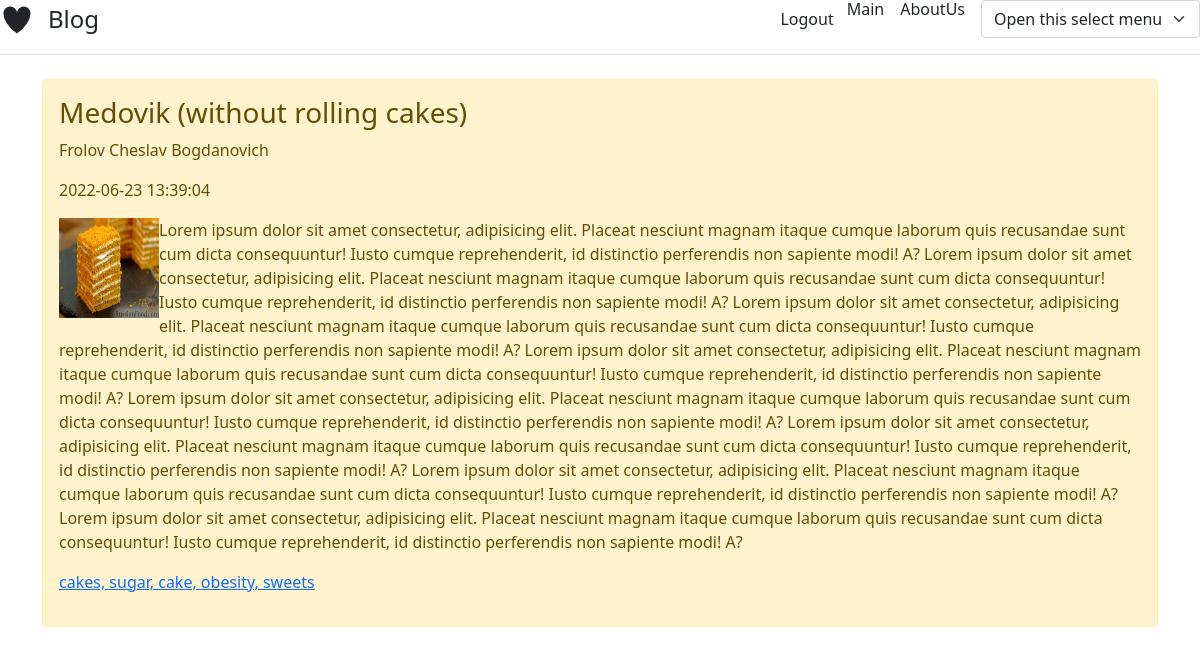
Screenshot of /blog_cake_php/articles/tort6.php with the database file from the repository.
### tables this page shows
CREATE TABLE `blog_tb` (
  `id` int NOT NULL,
  `title` varchar(255) DEFAULT NULL,
  `content` text,
  `author` varchar(255) DEFAULT NULL,
  `tags` varchar(255) DEFAULT NULL,
  `date` datetime NOT NULL DEFAULT CURRENT_TIMESTAMP,
  `image` varchar(255) DEFAULT NULL
);

### blog_cake_php/articles/tort6.php (the view, shortened to what this page needs)
<?php
                     include "../header/header.php";
                     include "../db_config.php";
                     $sql = "SELECT * FROM blog_tb WHERE id = 6"; if($result = $conn->query($sql)){
                     foreach($result as $row){
                     echo '<div class="alert alert-warning mt-2">';
                     echo '<h3>' . $row['title'] . '</h3>';
                     echo '<p>' . $row['author'] . '</p>';
                     echo '<p>' . $row['date'] . '</p>';
                     echo '<img style="float: left;" src = "../' . $row['image'] . '" width = "100px" height = "100px"/>';
                     echo '<p>' . $row['content'] . '</p>';
                     echo '<p><a href="index.php">' . $row['tags'] . '</a></p>';
                     echo '</div>';
                    } $result->free();
                    } else{
                    echo "Errors: " . $conn->error;
                    }
                    include "../footer/footer.php";
                    ?>

### rows the page displays
blog_tb: title "Medovik (without rolling cakes)", author "Frolov Cheslav Bogdanovich", date "2022-06-23 13:39:04", image (picture), content "Lorem ipsum dolor sit amet consectetur, adipisicing elit. Placeat nesciunt magnam itaque cumque laborum quis recusandae sunt cum dicta consequuntur! Iusto cumque reprehenderit, id distinctio perferendis non sapiente modi! A? Lorem ipsum dolor sit amet consectetur, adipisicing elit. Placeat nesciunt magnam itaque cumque laborum quis recusandae sunt cum dicta consequuntur! Iusto cumque reprehenderit, id distinctio perferendis non sapiente modi! A? Lorem ipsum dolor sit amet consectetur, adipisicing elit. Placeat nesciunt magnam itaque cumque laborum quis recusandae sunt cum dicta consequuntur! Iusto cumque reprehenderit, id distinctio perferendis non sapiente modi! A? Lorem ipsum dolor sit…", tags "cakes, sugar, cake, obesity, sweets"
